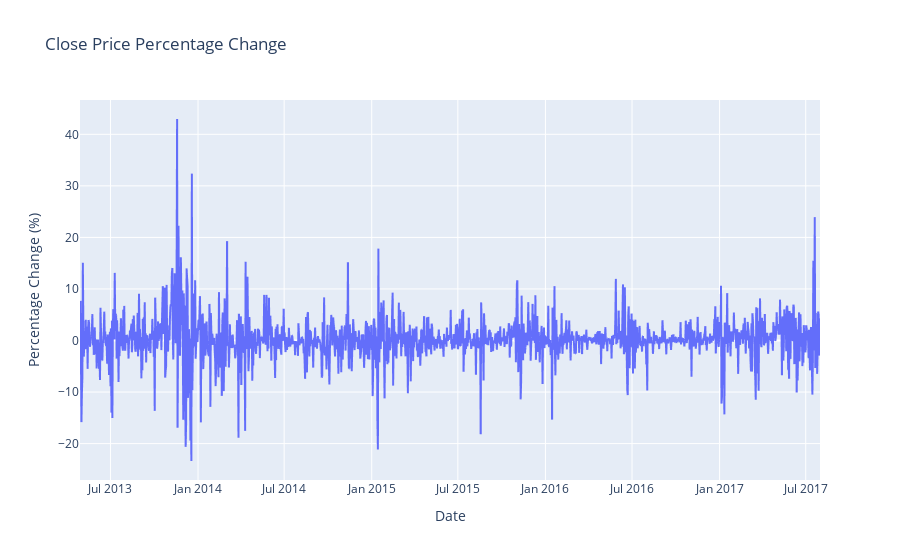

Here is the notebook cell this chart was saved with:
### Code cell
import plotly.express as px

plt.figure(figsize=(24,4))
fig = px.line(data, y='Close_price_pct_change', title='Close Price Percentage Change')
fig.update_layout(yaxis_title='Percentage Change (%)')
fig.show()

### Figure 1 — Plotly figure (JSON) as saved in the notebook; plotly's stock layout.template omitted (floating-point values rounded to 4 significant figures; data arrays with more than 128 entries replaced by an {"elided": "..."} marker saying what was removed)
{"data": [{"hovertemplate": "Date=%{x}<br>Close_price_pct_change=%{y}<extra></extra>", "legendgroup": "", "line": {"color": "#636efa", "dash": "solid"}, "marker": {"symbol": "circle"}, "mode": "lines", "name": "", "showlegend": false, "type": "scattergl", "x": {"elided": "1556 str values"}, "xaxis": "x", "y": {"elided": "1556 float values"}, "yaxis": "y"}], "layout": {"legend": {"tracegroupgap": 0}, "title": {"text": "Close Price Percentage Change"}, "xaxis": {"anchor": "y", "domain": [0, 1], "title": {"text": "Date"}}, "yaxis": {"anchor": "x", "domain": [0, 1], "title": {"text": "Percentage Change (%)"}}}}
